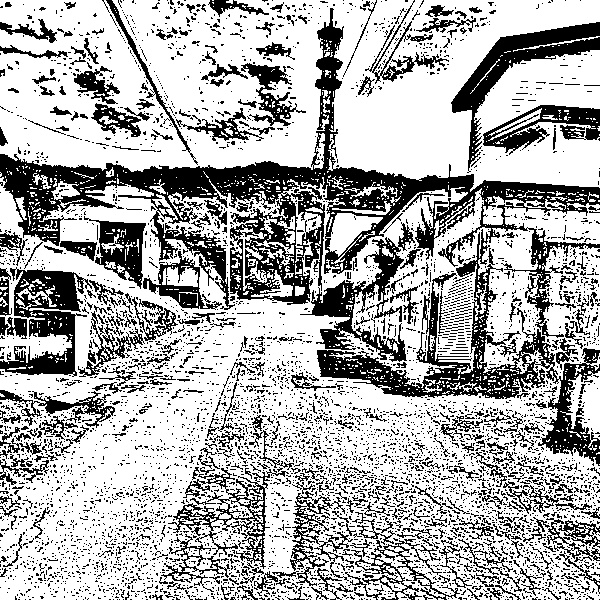
#> input picture gray_filter_practice/result/Japan_000003.jpg, 600 x 600 px, given as the content of the folder dataset, which was not available
$ python aug_final_none_rotate.py
#> lines starting #> are read from the running program, lines starting #| are printed output that depends on the picture; pictures that were not available may be replaced by others from this repository, and a replacement may not be noted
#> in img_add, original_img is the input picture: shape (600, 600); min 0, max 255, mean 174.7
import cv2
import numpy as np
import os
import random
import platform
import copy


def padding(img_set):
    h,w,c = img_set.shape

    k = (h**2 + w**2)**(1/2)

    delta_w = k - w
    delta_h = k - h

    top, bottom = int((k - h)//2), int(delta_h - (k - h)//2)
    left, right = int((k - w)//2), int(delta_w - (k - w)//2)

    if h % 2 == 0:
        top, bottom = max(top, bottom), max(top, bottom)
    if w % 2 == 0:
        left, right = max(left, right), max(left, right)

    new_img = cv2.copyMakeBorder(img_set, top, bottom, left, right, cv2.BORDER_CONSTANT)
    return new_img


def img_rot (img, degree):
    degree = 0
    h, w = img.shape[:-1]

    crossLine = int(((w * h + h * w) ** 0.5))
    centerRotatePT = int(w / 2), int(h / 2)
    new_h, new_w = h, w

    rotatefigure = cv2.getRotationMatrix2D(centerRotatePT, degree, 1)
    result = cv2.warpAffine(img, rotatefigure, (new_w, new_h))

    return result


def get_BG(targets):

#> called with targets = 'Japan_000003.jpg'
    original_img = cv2.imread(f'dataset/{targets}', cv2.IMREAD_UNCHANGED)

    pix = original_img[0:20, 0:20]
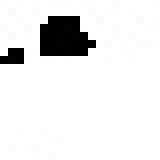
#> pix: shape (20, 20) (shown 8 times larger); min 0, max 255, mean 233.7
    pix = cv2.resize(pix, (240,240))
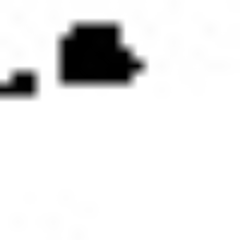
#> pix: shape (240, 240); min 0, max 255, mean 233.7

    BG_img = np.zeros((2400,2400, 3), np.uint8)

    for i in range(10):     # for i  in range (2400 / resize)
        for j in range(10):

            hpos = 240 * i  #hpos =  resize * i
            vpos = 240 * j

            target_img = pix

            rows, cols, channels = target_img.shape
            roi = BG_img[vpos:rows+vpos, hpos:cols+hpos]

            img2gray = cv2.cvtColor(target_img, cv2.COLOR_BGR2GRAY)
            ret, mask = cv2.threshold(img2gray, 0, 255, cv2.THRESH_BINARY)
            mask_inv = cv2.bitwise_not(mask)

            bg = cv2.bitwise_and(roi, roi, mask=mask_inv)
            fg = cv2.bitwise_and(target_img, target_img, mask=mask)
            dst = cv2.add(bg, fg)
            BG_img[vpos:rows+vpos, hpos:cols+hpos] = dst
#> BG_img: shape (2400, 2400, 3); every value is 0


    #cv2.imshow("123",BG_img)
    #cv2.waitKey(0)
    #cv2.destroyAllWindows()

    return BG_img


def img_add(idx, targets):
    original_img = cv2.imread(f'dataset/{targets}', cv2.IMREAD_UNCHANGED)


    BG_img = get_BG(targets)

    for i in range(5):

        for j in range(5):
            hpos = 480 * i
            vpos = 480 * j

            target_img = copy.deepcopy(original_img)

            target_img = padding(target_img)
            target_img = cv2.resize(target_img, (480, 480))


            target_img = img_rot(target_img, (5*j+i)*14.4)


            rows, cols, channels = target_img.shape
            roi = BG_img[vpos:rows+vpos, hpos:cols+hpos]

            img2gray = cv2.cvtColor(target_img, cv2.COLOR_BGR2GRAY)
            ret, mask = cv2.threshold(img2gray, 0, 255, cv2.THRESH_BINARY)
            mask_inv = cv2.bitwise_not(mask)

            bg = cv2.bitwise_and(roi, roi, mask=mask_inv)
            fg = cv2.bitwise_and(target_img, target_img, mask=mask)
            dst = cv2.add(bg, fg)
            BG_img[vpos:rows+vpos, hpos:cols+hpos] = dst


    if platform.system() == 'Linux':
        cv2.imwrite(f'{os.getcwd()}/result/{targets}', BG_img)
    elif platform.system() == 'Windows':
        cv2.imwrite(f'{os.getcwd()}\\result\\{targets}', BG_img)


file_list = os.listdir('dataset')

print(file_list)

for idx, file_name in enumerate(file_list):
#> (the run stopped early here; a loop or call above may not have finished)

$ run again, on gray_filter_practice/result/Japan_000085.jpg
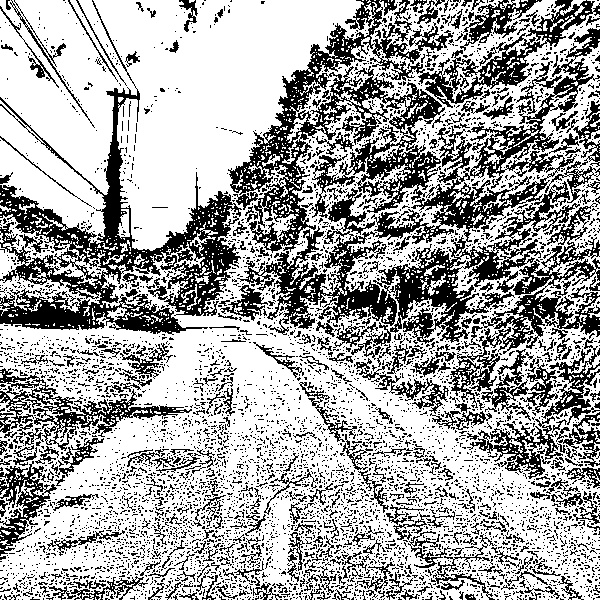
#> input picture gray_filter_practice/result/Japan_000085.jpg, 600 x 600 px, given as the content of the folder dataset, which was not available
#> in img_add, original_img is the input picture: shape (600, 600); min 0, max 255, mean 167.4
#> in get_BG, `pix = original_img[0:20, 0:20]`:
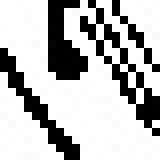
#> pix: shape (20, 20) (shown 8 times larger); min 0, max 255, mean 185.1
#> in get_BG, `pix = cv2.resize(pix, (240,240))`:
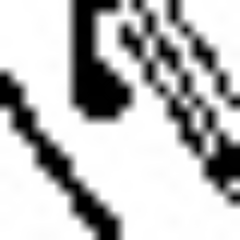
#> pix: shape (240, 240); min 0, max 255, mean 185

$ run again, on gray_filter_practice/result/Japan_000117.jpg
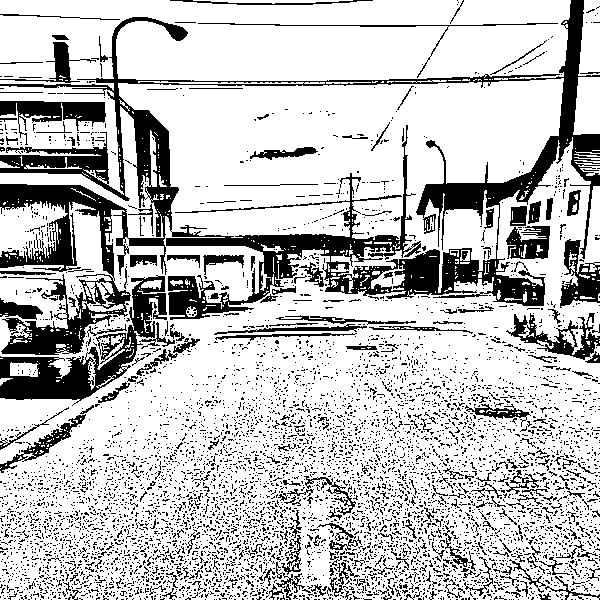
#> input picture gray_filter_practice/result/Japan_000117.jpg, 600 x 600 px, given as the content of the folder dataset, which was not available
#> in img_add, original_img is the input picture: shape (600, 600); min 0, max 255, mean 193.9
#> in get_BG, `pix = original_img[0:20, 0:20]`:
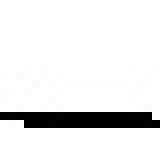
#> pix: shape (20, 20) (shown 8 times larger); min 0, max 255, mean 231.9
#> in get_BG, `pix = cv2.resize(pix, (240,240))`:
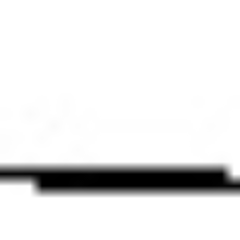
#> pix: shape (240, 240); min 0, max 255, mean 231.9
